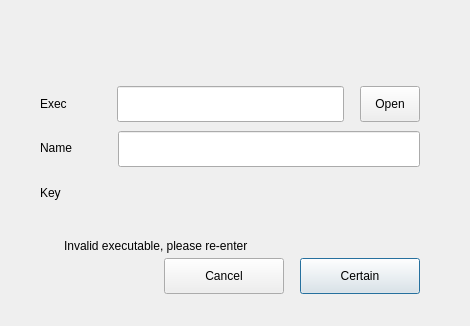
<?xml version="1.0" encoding="UTF-8"?>
<ui version="4.0">
 <class>addShortcutDialog</class>
 <widget class="QDialog" name="addShortcutDialog">
  <property name="geometry">
   <rect>
    <x>0</x>
    <y>0</y>
    <width>470</width>
    <height>326</height>
   </rect>
  </property>
  <property name="minimumSize">
   <size>
    <width>470</width>
    <height>326</height>
   </size>
  </property>
  <property name="maximumSize">
   <size>
    <width>470</width>
    <height>326</height>
   </size>
  </property>
  <property name="windowTitle">
   <string>Dialog</string>
  </property>
  <layout class="QVBoxLayout" name="verticalLayout_4">
   <property name="spacing">
    <number>0</number>
   </property>
   <property name="leftMargin">
    <number>40</number>
   </property>
   <property name="topMargin">
    <number>42</number>
   </property>
   <property name="rightMargin">
    <number>50</number>
   </property>
   <property name="bottomMargin">
    <number>32</number>
   </property>
   <item>
    <layout class="QVBoxLayout" name="verticalLayout_3">
     <property name="spacing">
      <number>24</number>
     </property>
     <item>
      <layout class="QHBoxLayout" name="horizontalLayout">
       <item>
        <widget class="QLabel" name="titleLabel">
         <property name="sizePolicy">
          <sizepolicy hsizetype="Fixed" vsizetype="Fixed">
           <horstretch>0</horstretch>
           <verstretch>0</verstretch>
          </sizepolicy>
         </property>
         <property name="text">
          <string/>
         </property>
        </widget>
       </item>
       <item>
        <spacer name="horizontalSpacer">
         <property name="orientation">
          <enum>Qt::Horizontal</enum>
         </property>
         <property name="sizeHint" stdset="0">
          <size>
           <width>40</width>
           <height>20</height>
          </size>
         </property>
        </spacer>
       </item>
      </layout>
     </item>
     <item>
      <layout class="QVBoxLayout" name="verticalLayout_2">
       <item>
        <layout class="QVBoxLayout" name="verticalLayout">
         <property name="spacing">
          <number>9</number>
         </property>
         <item>
          <layout class="QHBoxLayout" name="horizontalLayout_4">
           <property name="spacing">
            <number>16</number>
           </property>
           <item>
            <widget class="QLabel" name="label_3">
             <property name="sizePolicy">
              <sizepolicy hsizetype="Fixed" vsizetype="Fixed">
               <horstretch>0</horstretch>
               <verstretch>0</verstretch>
              </sizepolicy>
             </property>
             <property name="text">
              <string>Exec</string>
             </property>
            </widget>
           </item>
           <item>
            <spacer name="horizontalSpacer_4">
             <property name="orientation">
              <enum>Qt::Horizontal</enum>
             </property>
             <property name="sizeHint" stdset="0">
              <size>
               <width>40</width>
               <height>20</height>
              </size>
             </property>
            </spacer>
           </item>
           <item>
            <widget class="QLineEdit" name="execLineEdit">
             <property name="minimumSize">
              <size>
               <width>227</width>
               <height>36</height>
              </size>
             </property>
             <property name="maximumSize">
              <size>
               <width>227</width>
               <height>36</height>
              </size>
             </property>
            </widget>
           </item>
           <item>
            <widget class="QPushButton" name="openBtn">
             <property name="minimumSize">
              <size>
               <width>60</width>
               <height>36</height>
              </size>
             </property>
             <property name="maximumSize">
              <size>
               <width>60</width>
               <height>36</height>
              </size>
             </property>
             <property name="focusPolicy">
              <enum>Qt::NoFocus</enum>
             </property>
             <property name="text">
              <string>Open</string>
             </property>
            </widget>
           </item>
          </layout>
         </item>
         <item>
          <layout class="QHBoxLayout" name="horizontalLayout_6">
           <property name="spacing">
            <number>0</number>
           </property>
           <item>
            <widget class="QLabel" name="label_2">
             <property name="sizePolicy">
              <sizepolicy hsizetype="Fixed" vsizetype="Fixed">
               <horstretch>0</horstretch>
               <verstretch>0</verstretch>
              </sizepolicy>
             </property>
             <property name="text">
              <string>Name</string>
             </property>
            </widget>
           </item>
           <item>
            <spacer name="horizontalSpacer_3">
             <property name="orientation">
              <enum>Qt::Horizontal</enum>
             </property>
             <property name="sizeHint" stdset="0">
              <size>
               <width>40</width>
               <height>20</height>
              </size>
             </property>
            </spacer>
           </item>
           <item>
            <widget class="QLineEdit" name="nameLineEdit">
             <property name="minimumSize">
              <size>
               <width>302</width>
               <height>36</height>
              </size>
             </property>
             <property name="maximumSize">
              <size>
               <width>302</width>
               <height>36</height>
              </size>
             </property>
            </widget>
           </item>
          </layout>
         </item>
         <item>
          <layout class="QHBoxLayout" name="horizontalLayout_2">
           <item>
            <widget class="QLabel" name="label">
             <property name="text">
              <string>Key</string>
             </property>
            </widget>
           </item>
           <item>
            <spacer name="horizontalSpacer_6">
             <property name="orientation">
              <enum>Qt::Horizontal</enum>
             </property>
             <property name="sizeHint" stdset="0">
              <size>
               <width>40</width>
               <height>20</height>
              </size>
             </property>
            </spacer>
           </item>
           <item>
            <widget class="KKeySequenceWidget" name="kkeysequencewidget">
             <property name="minimumSize">
              <size>
               <width>302</width>
               <height>36</height>
              </size>
             </property>
             <property name="maximumSize">
              <size>
               <width>302</width>
               <height>36</height>
              </size>
             </property>
             <property name="checkForConflictsAgainst">
              <set>KKeySequenceWidget::GlobalShortcuts|KKeySequenceWidget::LocalShortcuts|KKeySequenceWidget::StandardShortcuts</set>
             </property>
            </widget>
           </item>
          </layout>
         </item>
        </layout>
       </item>
       <item>
        <widget class="QStackedWidget" name="stackedWidget">
         <property name="minimumSize">
          <size>
           <width>0</width>
           <height>24</height>
          </size>
         </property>
         <property name="maximumSize">
          <size>
           <width>16777215</width>
           <height>24</height>
          </size>
         </property>
         <property name="currentIndex">
          <number>0</number>
         </property>
         <widget class="QWidget" name="page_3">
          <layout class="QHBoxLayout" name="horizontalLayout_8">
           <property name="spacing">
            <number>0</number>
           </property>
           <property name="leftMargin">
            <number>0</number>
           </property>
           <property name="topMargin">
            <number>0</number>
           </property>
           <property name="rightMargin">
            <number>0</number>
           </property>
           <property name="bottomMargin">
            <number>0</number>
           </property>
           <item>
            <layout class="QHBoxLayout" name="horizontalLayout_3">
             <property name="spacing">
              <number>8</number>
             </property>
             <property name="rightMargin">
              <number>0</number>
             </property>
             <property name="bottomMargin">
              <number>0</number>
             </property>
             <item>
              <widget class="QLabel" name="noteLabel">
               <property name="sizePolicy">
                <sizepolicy hsizetype="Fixed" vsizetype="Fixed">
                 <horstretch>0</horstretch>
                 <verstretch>0</verstretch>
                </sizepolicy>
               </property>
               <property name="minimumSize">
                <size>
                 <width>16</width>
                 <height>16</height>
                </size>
               </property>
               <property name="maximumSize">
                <size>
                 <width>16</width>
                 <height>16</height>
                </size>
               </property>
               <property name="text">
                <string/>
               </property>
              </widget>
             </item>
             <item>
              <widget class="QLabel" name="label_4">
               <property name="sizePolicy">
                <sizepolicy hsizetype="Fixed" vsizetype="Fixed">
                 <horstretch>0</horstretch>
                 <verstretch>0</verstretch>
                </sizepolicy>
               </property>
               <property name="text">
                <string>Invalid executable, please re-enter</string>
               </property>
              </widget>
             </item>
             <item>
              <spacer name="horizontalSpacer_5">
               <property name="orientation">
                <enum>Qt::Horizontal</enum>
               </property>
               <property name="sizeHint" stdset="0">
                <size>
                 <width>40</width>
                 <height>20</height>
                </size>
               </property>
              </spacer>
             </item>
            </layout>
           </item>
          </layout>
         </widget>
         <widget class="QWidget" name="page_4"/>
        </widget>
       </item>
      </layout>
     </item>
    </layout>
   </item>
   <item>
    <spacer name="verticalSpacer">
     <property name="orientation">
      <enum>Qt::Vertical</enum>
     </property>
     <property name="sizeHint" stdset="0">
      <size>
       <width>20</width>
       <height>40</height>
      </size>
     </property>
    </spacer>
   </item>
   <item>
    <layout class="QHBoxLayout" name="horizontalLayout_7">
     <property name="spacing">
      <number>16</number>
     </property>
     <item>
      <spacer name="horizontalSpacer_2">
       <property name="orientation">
        <enum>Qt::Horizontal</enum>
       </property>
       <property name="sizeHint" stdset="0">
        <size>
         <width>40</width>
         <height>20</height>
        </size>
       </property>
      </spacer>
     </item>
     <item>
      <widget class="QPushButton" name="cancelBtn">
       <property name="minimumSize">
        <size>
         <width>120</width>
         <height>36</height>
        </size>
       </property>
       <property name="maximumSize">
        <size>
         <width>120</width>
         <height>36</height>
        </size>
       </property>
       <property name="focusPolicy">
        <enum>Qt::NoFocus</enum>
       </property>
       <property name="text">
        <string>Cancel</string>
       </property>
      </widget>
     </item>
     <item>
      <widget class="QPushButton" name="certainBtn">
       <property name="minimumSize">
        <size>
         <width>120</width>
         <height>36</height>
        </size>
       </property>
       <property name="maximumSize">
        <size>
         <width>120</width>
         <height>36</height>
        </size>
       </property>
       <property name="text">
        <string>Certain</string>
       </property>
       <property name="checkable">
        <bool>true</bool>
       </property>
      </widget>
     </item>
    </layout>
   </item>
  </layout>
 </widget>
 <customwidgets>
  <customwidget>
   <class>KKeySequenceWidget</class>
   <extends>QWidget</extends>
   <header>kkeysequencewidget.h</header>
  </customwidget>
 </customwidgets>
 <resources/>
 <connections/>
</ui>
